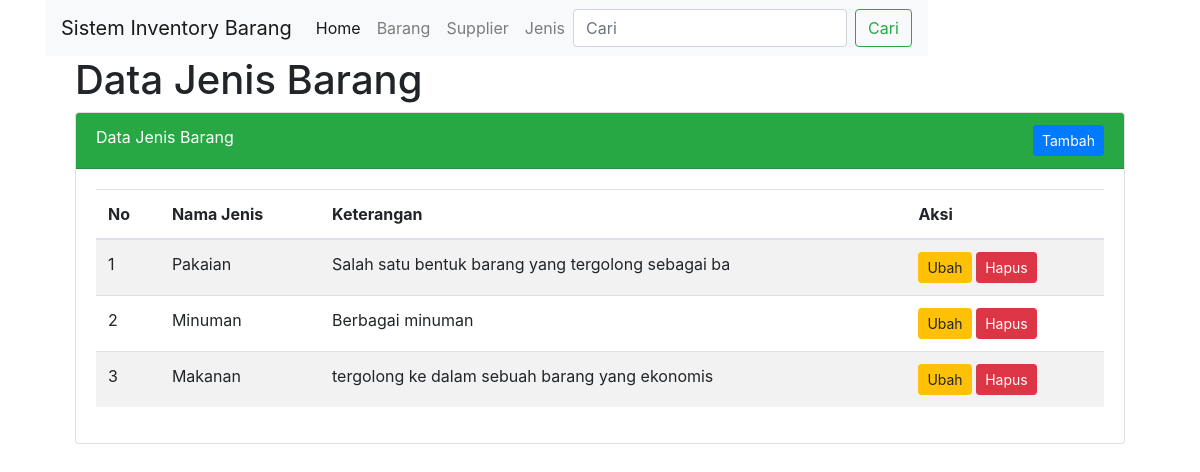
/views/index.php?page=jenis, run on the app's committed database.
### tables this page shows
CREATE TABLE `jenis` (
  `id` int(11) NOT NULL,
  `nama_jenis` varchar(50) NOT NULL,
  `keterangan` varchar(50) NOT NULL
);

### database/database.php (called while the page is built, shortened)
<?php
class Database{
    private $host = 'localhost';
    private $user = 'root';
    private $pass = '';
    private $database = 'inventory_management';
    protected $db;
    function __construct()
    {
        if(!isset($this->db)){
            $this->db = new PDO("mysql:host={$this->host};dbname={$this->database}", $this->user, $this->pass);
        }
        return $this->db;
    }
}
?>

### Controllers/JenisController.php (called while the page is built, shortened)
<?php
include_once('../database/database.php');
class Jenis extends Database{
    public function readData(){
        $query = $this->db->prepare("SELECT * FROM jenis");
        $query->execute();
        $data = $query->fetchAll();
        return $data;
    }
}
?>

### views/list_jenis.php (the view)
<div class="col-sm">
	<h1>Data Jenis Barang</h1>
	<div class="card">
		<div class="card-header bg-success text-white ">
			Data Jenis Barang <a href="index.php?page=add_jenis" class="btn btn-sm btn-primary float-right">Tambah</a>
		</div>
		<div class="card-body">
			<div class="table-responsive">
			<table class="table table-striped">
				<thead>
					<tr>
						<th>No</th>
						<th>Nama Jenis</th>
						<th>Keterangan</th>
						<th>Aksi</th>
					</tr>
				</thead>
				<tbody>
					<?php
						include '../Controllers/JenisController.php';
						$jenis = new Jenis;
						$data_jenis = $jenis->readData();
						$no = 1;
						foreach($data_jenis as $row) {
					?>
				<tr>
					<td><?= $no; ?></td>
					<td><?= $row['nama_jenis']; ?></td>
					<td><?= $row['keterangan']; ?></td>
					<td>
							<a href="edit_jenis.php?id_jenis=<?= $row['id']; ?>" class="btn btn-sm btn-warning">Ubah</a>
							<a href="delete_jenis.php?id=<?= $row['id']; ?>" class="btn btn-sm btn-danger" onclick="return confirm('anda yakin ingin hapus?');">Hapus</a>
					</td>
				</tr>
					<?php $no++; } ?>
				</tbody>
			</table>
			</div>
		</div>
	</div>
</div>

### data on the page
jenis: nama_jenis "Pakaian", keterangan "Salah satu bentuk barang yang tergolong sebagai ba"
jenis: nama_jenis "Minuman", keterangan "Berbagai minuman"
jenis: nama_jenis "Makanan", keterangan "tergolong ke dalam sebuah barang yang ekonomis"
